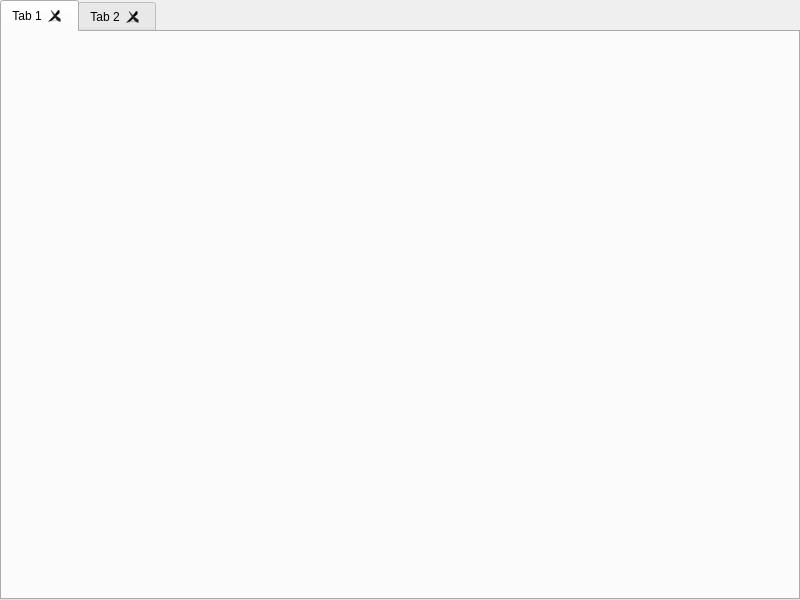
<?xml version="1.0" encoding="UTF-8"?>
<ui version="4.0">
 <class>WorkspaceEditorTabCluster</class>
 <widget class="QMainWindow" name="WorkspaceEditorTabCluster">
  <property name="geometry">
   <rect>
    <x>0</x>
    <y>0</y>
    <width>800</width>
    <height>600</height>
   </rect>
  </property>
  <property name="windowTitle">
   <string>MainWindow</string>
  </property>
  <widget class="QWidget" name="centralwidget">
   <layout class="QGridLayout" name="gridLayout">
    <property name="leftMargin">
     <number>0</number>
    </property>
    <property name="topMargin">
     <number>0</number>
    </property>
    <property name="rightMargin">
     <number>0</number>
    </property>
    <property name="bottomMargin">
     <number>0</number>
    </property>
    <item row="0" column="0">
     <widget class="QTabWidget" name="tabWidget">
      <property name="documentMode">
       <bool>false</bool>
      </property>
      <property name="tabsClosable">
       <bool>true</bool>
      </property>
      <property name="movable">
       <bool>true</bool>
      </property>
      <widget class="QWidget" name="tab">
       <attribute name="title">
        <string>Tab 1</string>
       </attribute>
      </widget>
      <widget class="QWidget" name="tab_2">
       <attribute name="title">
        <string>Tab 2</string>
       </attribute>
      </widget>
     </widget>
    </item>
   </layout>
  </widget>
 </widget>
 <resources/>
 <connections/>
</ui>
